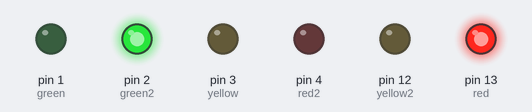
The sketch below on a simulated Arduino Uno, built with avr-gcc and run on an emulated ATmega328P. On the bench: output pins drawn as LEDs (lit = HIGH).

Above: at 0.1 s.
At 18.1 s:
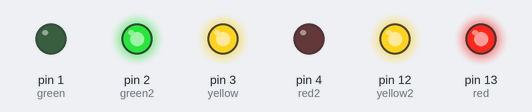
At 27.1 s:
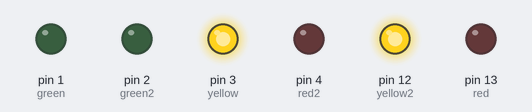
At 36.1 s:
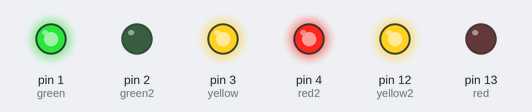
Timing chart, 0 to 37.6 s (numbered marks = the images above):
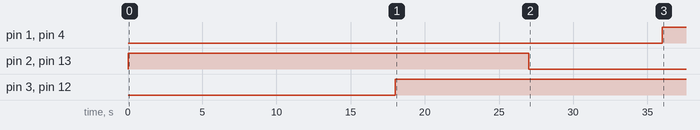

The sketch:

pjs_traffic_light1.ino
```cpp
// C++ code
//
int red=13;
int green=1;
int yellow=3;

int red2=4;
int green2=2;
int yellow2=12;

void setup()
{
  pinMode(red, OUTPUT);
  pinMode(red2, OUTPUT);
  pinMode(yellow, OUTPUT);
  pinMode(yellow2, OUTPUT);
  pinMode(green, OUTPUT);
  pinMode(green2, OUTPUT);

}

void loop()
{
  digitalWrite(red, HIGH);
  digitalWrite(green2, HIGH);
  delay(9000);

  digitalWrite(yellow, LOW);
  digitalWrite(green,LOW);
  digitalWrite(red2, LOW);
  digitalWrite(yellow2, LOW);
  delay(9000);


  digitalWrite(yellow, HIGH);
  digitalWrite(yellow2, HIGH);
  delay(9000);

  digitalWrite(red, LOW);
  digitalWrite(green,LOW);
  digitalWrite(red2, LOW);
  digitalWrite(green2, LOW);
  delay(9000);

  digitalWrite(green, HIGH);
  digitalWrite(red2, HIGH);
  delay(5000);

  digitalWrite(yellow, LOW);
  digitalWrite(red,LOW);
  digitalWrite(green2, LOW);
  digitalWrite(yellow2, LOW);
  delay(5000);


  digitalWrite(yellow, HIGH);
  digitalWrite(yellow2, HIGH);
  delay(5000);

  digitalWrite(red, LOW);
  digitalWrite(red2,LOW);
  digitalWrite(green, LOW);
  digitalWrite(green2, LOW);
  delay(5000);


}
```

Measured:
- by itself, pin 1 (green), pin 4 (red2): LOW → HIGH at 36.0 s
- by itself, pin 2 (green2), pin 13 (red): LOW → HIGH at 0.00 s, → LOW 27.0 s later
- by itself, pin 3 (yellow), pin 12 (yellow2): LOW → HIGH at 18.0 s
